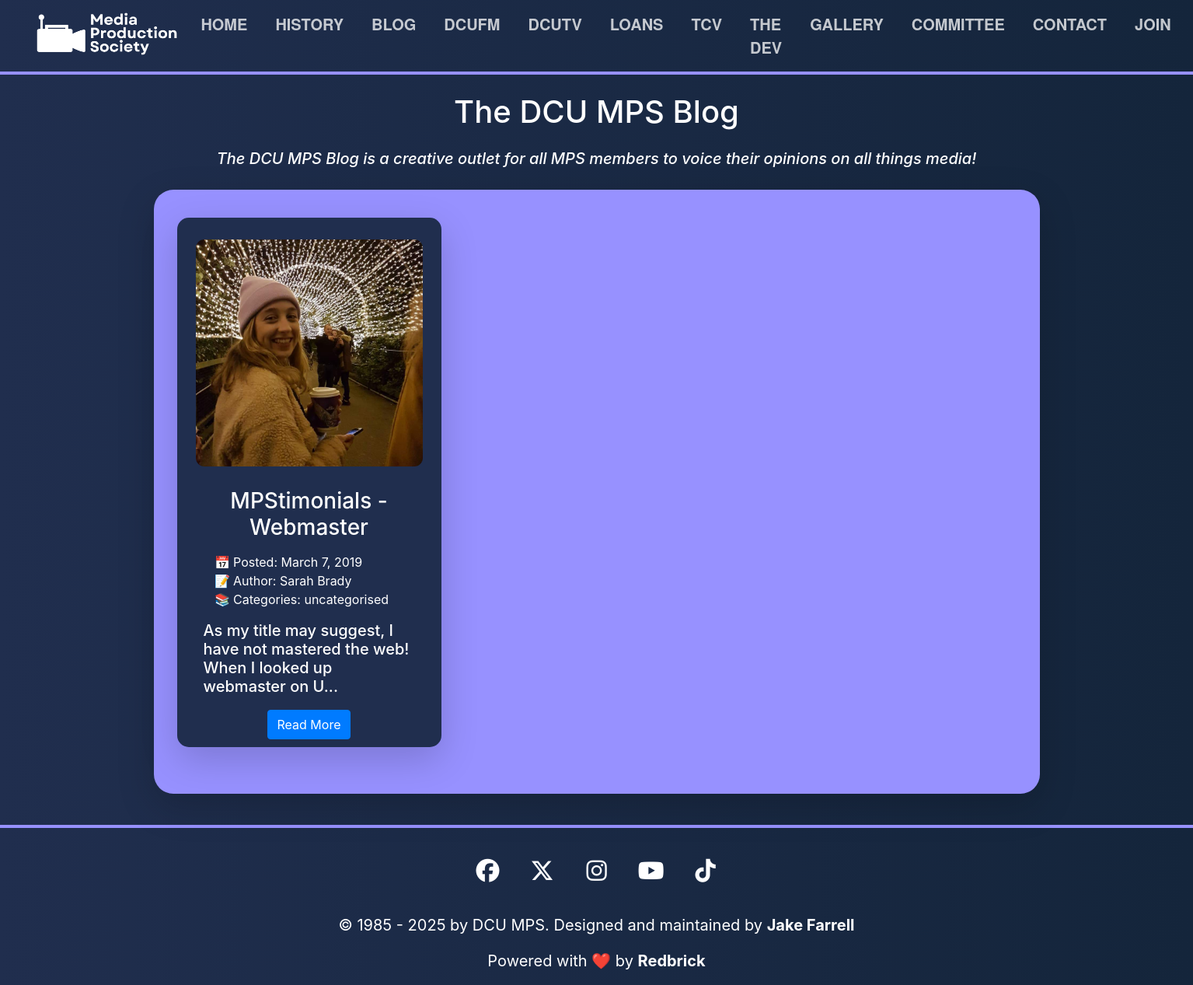
Page /blog/author/sarah-brady/ on the committed database.
### mps_site/models.py (models this page shows, shortened)
class Post(models.Model):
    title = models.CharField(max_length=255)
    post_slug = models.SlugField(max_length=255, blank=True)
    author = models.ForeignKey(Author, on_delete=models.CASCADE)
    preview_image = models.CharField(max_length=255, default="assets/img/other/blank_event.png")
    body = models.TextField()
    created_on = models.DateTimeField(default=timezone.now)
    last_modified = models.DateTimeField(auto_now=True)
    categories = models.ManyToManyField("Category", related_name="posts")

class Author(models.Model):
    name = models.CharField(max_length=255)
    author_slug = models.SlugField(max_length=255, blank=True)
    def __str__(self):
        return self.name

class Category(models.Model):
    name = models.CharField(max_length=255)
    class Meta:
        verbose_name_plural = "categories"

### mps_site/views.py (the view)
# urls.py: path("blog/author/<author>/", views.blog_author, name="blog_author"),
def blog_author(request, author):
    posts = Post.objects.filter(
        author__author_slug__contains=author
    ).order_by("-created_on")
    posts = render_blog_preview(posts)
    author_name = Author.objects.get(author_slug=author)
    context = {
        "author": author,
        "page_name": author_name,
        "posts": posts,
    }
    return render(request, "blog/author.html", context)

### mps_site/views.py (called while the page is built)
def render_blog_preview(posts):
    md = markdown.Markdown(extensions=["fenced_code"])
    for post in posts:
        post.body = md.convert(post.body)
        soup = BeautifulSoup(post.body, 'html.parser')
        all_p_tags = soup.find_all('p')
        final = ""
        for p_tag in all_p_tags:
            final += str(p_tag.text) + " "
        final = final.replace("> ", "")
        post.body = final
        post.title = md.convert(post.title)
    return posts

### mps_site/templates/blog/author.html (shortened to what this page needs)
{% extends "blog/index.html" %}

### mps_site/templates/blog/index.html (shortened to what this page needs)
{% extends 'base.html' %}
{% load static %}
{% block content %}
{% block page_content %}
    {% block posts %}
    <div class="container">
        <h1 class="my-4">The DCU MPS Blog</h1>
        <h5><i>The DCU MPS Blog is a creative outlet for all MPS members to voice their opinions on all things media!</h5></i>
        <div class="row justify-content-center">
          <div class="col-md-12 custom-box shadow-lg bg-body">
            <div class="center-contents">
              <div class="container mt-3">
                <div class="row">
        {% for post in posts %}
        <div class="col-md-4">
            <div class="committee-member shadow-lg bg-body" style="background-color: #202E4E; border-radius: 15px;">
              <a href="{% url 'blog_detail' post.post_slug %}"><img class="my-4" src="{% static post.preview_image %}" width="300px" height="300px" alt="MPS Blog Image" style="aspect-ratio: 1 / 1; object-fit: cover;"></a>
              <h3 class="mx-2"><a href="{% url 'blog_detail' post.post_slug %}">{{ post.title | safe }}</a></h3>
              <ul class="mx-2" style="text-align: left; list-style: none;">
                <li>📅 Posted: {{ post.created_on.date }}</li>
                <li>📝 Author: <a href="{% url 'blog_author' post.author.author_slug %}">{{ post.author }}</a></li>
                <li>📚 Categories:
                {% for category in post.categories.all %}
                    <a href="{% url 'blog_category' category.name %}">
                        {{ category.name }}</a>{% if not forloop.last %}, {% endif %}
                {% endfor %}</li>
                  </ul>
              <h5 class="mx-4" style="text-align: left;">{{ post.body | slice:":85" }}...</h5>
              <a class="btn btn-primary" href="{% url 'blog_detail' post.post_slug %}" style="margin-top: 10px; margin-bottom: 10px; color: white";>Read More</a>
            </div>
          </div>
        {% endfor %}
                </div>
              </div>
            </div>
          </div>
        </div>
    </div>
    {% endblock posts %}
{% endblock page_content %}
{% endblock %}

### mps_site/static/css/style.css (style rules this page uses)
:root { --main-color: #202E4E; --secondary-color: #9791FF; --text-color: #ffffff; --hover-color: #FFE085; }
html { scroll-behavior: smooth; }
body { background-color: var(--main-color); }
h1 { text-align: center; color: var(--text-color); font-size: 60px; }
h3, h5 { text-align: center; padding-left: 10px; padding-right: 10px; color: var(--text-color); }
.custom-box { background-color: var(--secondary-color); color: var(--text-color); padding: 20px; margin: 20px; border-radius: 25px; }
.center-contents { text-align: center; }
a:link { color: var(--text-color); }
.container img { display: inline-block; vertical-align: middle; -webkit-transform: perspective(1px) translateZ(0); transform: perspective(1px) translateZ(0); box-shadow: 0 0 1px rgba(0, 0, 0, 0); -webkit-transition-duration: 0.3s; transition-duration: 0.3s; -webkit-transition-property: transform; transition-property: transform; }
.committee-member { text-align: center; margin-bottom: 40px; }
.committee-member img { max-width: 100%; width: 300px; height: 300px; height: auto; border-radius: 5%; margin-bottom: 30px; padding: 4px; }

### mps_site/templates/base.html (style rules this page uses)
body { background-image: linear-gradient(to right, #202E4E, rgb(20, 37, 59)) !important; margin: 0; }

### rows in the picture
Post: preview_image (picture), title "MPStimonials - Webmaster", created_on "March 7, 2019", author "Sarah Brady", body "As my title may suggest, I have not mastered the web! When I looked up webmaster on U"
Category: name "uncategorised"
